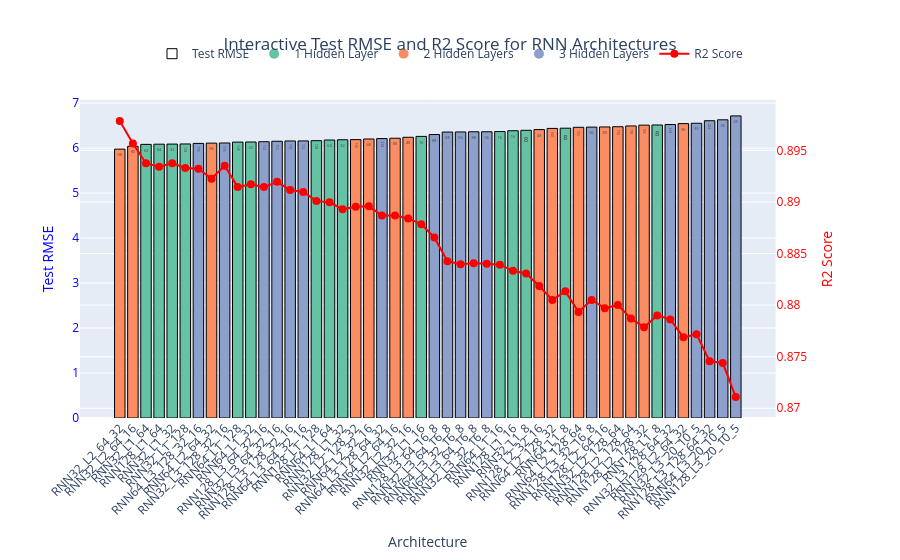

The notebook cell this image was saved under:
### Code cell
# Sort by Test RMSE
model_results_df_sorted = model_results_df.sort_values(by='Test RMSE', ascending=True)

# Prepare customdata
custom_cols = ['R2 Score', 'Number of Layers', 'Hidden Layers']
customdata = model_results_df_sorted[custom_cols].values

# Auto color mapping for any number of layers
layers = sorted(model_results_df_sorted['Number of Layers'].unique())
palette = qualitative.Set2
color_map = {n: palette[i % len(palette)] for i, n in enumerate(layers)}
colors = model_results_df_sorted['Number of Layers'].map(color_map)

# Figure with secondary y-axis
fig = make_subplots(specs=[[{"secondary_y": True}]])

# Test RMSE bars (colored by layer count) + black borders, no legend entry
fig.add_trace(
    go.Bar(
        x=model_results_df_sorted['Architecture'],
        y=model_results_df_sorted['Test RMSE'],
        name='Test RMSE',
        marker=dict(color=colors, line=dict(color='black', width=1)),
        text=model_results_df_sorted['Total Nodes'],
        hoverinfo='none',
        hovertemplate=(
            '<b>Architecture:</b> %{x}<br>'
            '<b>Test RMSE:</b> %{y:.2f}<br>'
            '<b>R2 Score:</b> %{customdata[0]:.4f}<br>'
            '<b>Total Nodes:</b> %{text}<br>'
            '<b>Number of Layers:</b> %{customdata[1]}<br>'
            '<b>Hidden Layers:</b> %{customdata[2]}<br>'
            '<extra></extra>'
        ),
        customdata=customdata,
        showlegend=False,
    ),
    secondary_y=False,
)

# Legend entry for Test RMSE (black box)
fig.add_trace(
    go.Scatter(
        x=[None],
        y=[None],
        mode='markers',
        marker=dict(size=10, color='black', symbol='square-open', line=dict(color='black', width=1)),
        name='Test RMSE',
        showlegend=True,
    )
)

# Auto legend entries for each layer count
for n in layers:
    fig.add_trace(
        go.Scatter(
            x=[None],
            y=[None],
            mode='markers',
            marker=dict(size=10, color=color_map[n]),
            name=f'{n} Hidden Layer{"s" if n != 1 else ""}',
            showlegend=True,
        )
    )

# R2 line on secondary axis (non-interactive)
fig.add_trace(
    go.Scatter(
        x=model_results_df_sorted['Architecture'],
        y=model_results_df_sorted['R2 Score'],
        name='R2 Score',
        mode='lines+markers',
        line=dict(color='red', width=2),
        marker=dict(size=8),
        hoverinfo='skip',
    ),
    secondary_y=True,
)

# Axes + layout
fig.update_xaxes(
    title_text='Architecture',
    tickmode='array',
    tickvals=model_results_df_sorted['Architecture'],
    ticktext=model_results_df_sorted['Architecture'],
    tickangle=-45,
)
fig.update_yaxes(title_text='Test RMSE', secondary_y=False, color='blue')
fig.update_yaxes(title_text='R2 Score', secondary_y=True, color='red')
fig.update_layout(
    title=dict(
        text='Interactive Test RMSE and R2 Score for RNN Architectures',
        x=0.5,
        xanchor='center',
    ),
    barmode='group',
    legend=dict(
        orientation='h',
        yanchor='bottom',
        y=1.1,
        xanchor='center',
        x=0.5,
        bgcolor='rgba(255,255,255,0.8)',
    ),
    hovermode='x unified',
)

fig.show()

### Figure 1 — Plotly figure (JSON) as saved in the notebook; plotly's stock layout.template omitted (floating-point values rounded to 4 significant figures; data arrays with more than 128 entries replaced by an {"elided": "..."} marker saying what was removed)
{"data": [{"customdata": {"elided": "48x3 mixed values"}, "hoverinfo": "none", "hovertemplate": "<b>Architecture:</b> %{x}<br><b>Test RMSE:</b> %{y:.2f}<br><b>R2 Score:</b> %{customdata[0]:.4f}<br><b>Total Nodes:</b> %{text}<br><b>Number of Layers:</b> %{customdata[1]}<br><b>Hidden Layers:</b> %{customdata[2]}<br><extra></extra>", "marker": {"color": ["rgb(252,141,98)", "rgb(252,141,98)", "rgb(102,194,165)", "rgb(102,194,165)", "rgb(102,194,165)", "rgb(102,194,165)", "rgb(141,160,203)", "rgb(252,141,98)", "rgb(141,160,203)", "rgb(102,194,165)", "rgb(102,194,165)", "rgb(141,160,203)", "rgb(141,160,203)", "rgb(141,160,203)", "rgb(141,160,203)", "rgb(102,194,165)", "rgb(102,194,165)", "rgb(102,194,165)", "rgb(252,141,98)", "rgb(252,141,98)", "rgb(141,160,203)", "rgb(252,141,98)", "rgb(252,141,98)", "rgb(102,194,165)", "rgb(141,160,203)", "rgb(141,160,203)", "rgb(141,160,203)", "rgb(141,160,203)", "rgb(141,160,203)", "rgb(102,194,165)", "rgb(102,194,165)", "rgb(102,194,165)", "rgb(252,141,98)", "rgb(252,141,98)", "rgb(102,194,165)", "rgb(252,141,98)", "rgb(141,160,203)", "rgb(252,141,98)", "rgb(252,141,98)", "rgb(252,141,98)", "rgb(252,141,98)", "rgb(102,194,165)", "rgb(141,160,203)", "rgb(252,141,98)", "rgb(141,160,203)", "rgb(141,160,203)", "rgb(141,160,203)", "rgb(141,160,203)"], "line": {"color": "black", "width": 1}}, "name": "Test RMSE", "showlegend": false, "text": [96, 80, 64, 64, 32, 128, 176, 96, 176, 128, 32, 112, 112, 176, 112, 128, 64, 32, 160, 48, 224, 80, 48, 16, 88, 88, 56, 88, 56, 16, 16, 8, 48, 160, 8, 192, 56, 80, 192, 192, 160, 8, 224, 96, 35, 224, 35, 35], "type": "bar", "x": ["RNN32_L2_64_32", "RNN32_L2_64_16", "RNN32_L1_64", "RNN128_L1_64", "RNN32_L1_32", "RNN32_L1_128", "RNN64_L3_128_32_16", "RNN64_L2_64_32", "RNN32_L3_128_32_16", "RNN64_L1_128", "RNN64_L1_32", "RNN128_L3_64_32_16", "RNN32_L3_64_32_16", "RNN128_L3_128_32_16", "RNN64_L3_64_32_16", "RNN128_L1_128", "RNN64_L1_64", "RNN128_L1_32", "RNN32_L2_128_32", "RNN64_L2_32_16", "RNN64_L3_128_64_32", "RNN64_L2_64_16", "RNN32_L2_32_16", "RNN32_L1_16", "RNN128_L3_64_16_8", "RNN32_L3_64_16_8", "RNN64_L3_32_16_8", "RNN64_L3_64_16_8", "RNN32_L3_32_16_8", "RNN64_L1_16", "RNN128_L1_16", "RNN32_L1_8", "RNN128_L2_32_16", "RNN64_L2_128_32", "RNN64_L1_8", "RNN64_L2_128_64", "RNN128_L3_32_16_8", "RNN128_L2_64_16", "RNN32_L2_128_64", "RNN128_L2_128_64", "RNN128_L2_128_32", "RNN128_L1_8", "RNN32_L3_128_64_32", "RNN128_L2_64_32", "RNN32_L3_20_10_5", "RNN128_L3_128_64_32", "RNN64_L3_20_10_5", "RNN128_L3_20_10_5"], "xaxis": "x", "y": [5.978, 6.041, 6.083, 6.087, 6.09, 6.092, 6.105, 6.111, 6.114, 6.134, 6.136, 6.142, 6.152, 6.159, 6.16, 6.166, 6.18, 6.186, 6.189, 6.202, 6.212, 6.22, 6.241, 6.26, 6.302, 6.357, 6.36, 6.363, 6.364, 6.368, 6.386, 6.396, 6.412, 6.438, 6.443, 6.463, 6.467, 6.471, 6.475, 6.493, 6.51, 6.514, 6.524, 6.545, 6.553, 6.609, 6.63, 6.716], "yaxis": "y"}, {"marker": {"color": "black", "line": {"color": "black", "width": 1}, "size": 10, "symbol": "square-open"}, "mode": "markers", "name": "Test RMSE", "showlegend": true, "type": "scatter", "x": [null], "y": [null]}, {"marker": {"color": "rgb(102,194,165)", "size": 10}, "mode": "markers", "name": "1 Hidden Layer", "showlegend": true, "type": "scatter", "x": [null], "y": [null]}, {"marker": {"color": "rgb(252,141,98)", "size": 10}, "mode": "markers", "name": "2 Hidden Layers", "showlegend": true, "type": "scatter", "x": [null], "y": [null]}, {"marker": {"color": "rgb(141,160,203)", "size": 10}, "mode": "markers", "name": "3 Hidden Layers", "showlegend": true, "type": "scatter", "x": [null], "y": [null]}, {"hoverinfo": "skip", "line": {"color": "red", "width": 2}, "marker": {"size": 8}, "mode": "lines+markers", "name": "R2 Score", "type": "scatter", "x": ["RNN32_L2_64_32", "RNN32_L2_64_16", "RNN32_L1_64", "RNN128_L1_64", "RNN32_L1_32", "RNN32_L1_128", "RNN64_L3_128_32_16", "RNN64_L2_64_32", "RNN32_L3_128_32_16", "RNN64_L1_128", "RNN64_L1_32", "RNN128_L3_64_32_16", "RNN32_L3_64_32_16", "RNN128_L3_128_32_16", "RNN64_L3_64_32_16", "RNN128_L1_128", "RNN64_L1_64", "RNN128_L1_32", "RNN32_L2_128_32", "RNN64_L2_32_16", "RNN64_L3_128_64_32", "RNN64_L2_64_16", "RNN32_L2_32_16", "RNN32_L1_16", "RNN128_L3_64_16_8", "RNN32_L3_64_16_8", "RNN64_L3_32_16_8", "RNN64_L3_64_16_8", "RNN32_L3_32_16_8", "RNN64_L1_16", "RNN128_L1_16", "RNN32_L1_8", "RNN128_L2_32_16", "RNN64_L2_128_32", "RNN64_L1_8", "RNN64_L2_128_64", "RNN128_L3_32_16_8", "RNN128_L2_64_16", "RNN32_L2_128_64", "RNN128_L2_128_64", "RNN128_L2_128_32", "RNN128_L1_8", "RNN32_L3_128_64_32", "RNN128_L2_64_32", "RNN32_L3_20_10_5", "RNN128_L3_128_64_32", "RNN64_L3_20_10_5", "RNN128_L3_20_10_5"], "xaxis": "x", "y": [0.8979, 0.8957, 0.8938, 0.8934, 0.8938, 0.8933, 0.8932, 0.8923, 0.8935, 0.8914, 0.8917, 0.8914, 0.892, 0.8912, 0.891, 0.8901, 0.89, 0.8893, 0.8895, 0.8896, 0.8887, 0.8887, 0.8884, 0.8878, 0.8866, 0.8843, 0.884, 0.8841, 0.884, 0.8839, 0.8833, 0.8831, 0.8819, 0.8805, 0.8813, 0.8793, 0.8805, 0.8797, 0.88, 0.8787, 0.8779, 0.879, 0.8786, 0.8769, 0.8772, 0.8746, 0.8744, 0.8711], "yaxis": "y2"}], "layout": {"barmode": "group", "hovermode": "x unified", "legend": {"bgcolor": "rgba(255,255,255,0.8)", "orientation": "h", "x": 0.5, "xanchor": "center", "y": 1.1, "yanchor": "bottom"}, "title": {"text": "Interactive Test RMSE and R2 Score for RNN Architectures", "x": 0.5, "xanchor": "center"}, "xaxis": {"anchor": "y", "domain": [0, 0.94], "tickangle": -45, "tickmode": "array", "ticktext": ["RNN32_L2_64_32", "RNN32_L2_64_16", "RNN32_L1_64", "RNN128_L1_64", "RNN32_L1_32", "RNN32_L1_128", "RNN64_L3_128_32_16", "RNN64_L2_64_32", "RNN32_L3_128_32_16", "RNN64_L1_128", "RNN64_L1_32", "RNN128_L3_64_32_16", "RNN32_L3_64_32_16", "RNN128_L3_128_32_16", "RNN64_L3_64_32_16", "RNN128_L1_128", "RNN64_L1_64", "RNN128_L1_32", "RNN32_L2_128_32", "RNN64_L2_32_16", "RNN64_L3_128_64_32", "RNN64_L2_64_16", "RNN32_L2_32_16", "RNN32_L1_16", "RNN128_L3_64_16_8", "RNN32_L3_64_16_8", "RNN64_L3_32_16_8", "RNN64_L3_64_16_8", "RNN32_L3_32_16_8", "RNN64_L1_16", "RNN128_L1_16", "RNN32_L1_8", "RNN128_L2_32_16", "RNN64_L2_128_32", "RNN64_L1_8", "RNN64_L2_128_64", "RNN128_L3_32_16_8", "RNN128_L2_64_16", "RNN32_L2_128_64", "RNN128_L2_128_64", "RNN128_L2_128_32", "RNN128_L1_8", "RNN32_L3_128_64_32", "RNN128_L2_64_32", "RNN32_L3_20_10_5", "RNN128_L3_128_64_32", "RNN64_L3_20_10_5", "RNN128_L3_20_10_5"], "tickvals": ["RNN32_L2_64_32", "RNN32_L2_64_16", "RNN32_L1_64", "RNN128_L1_64", "RNN32_L1_32", "RNN32_L1_128", "RNN64_L3_128_32_16", "RNN64_L2_64_32", "RNN32_L3_128_32_16", "RNN64_L1_128", "RNN64_L1_32", "RNN128_L3_64_32_16", "RNN32_L3_64_32_16", "RNN128_L3_128_32_16", "RNN64_L3_64_32_16", "RNN128_L1_128", "RNN64_L1_64", "RNN128_L1_32", "RNN32_L2_128_32", "RNN64_L2_32_16", "RNN64_L3_128_64_32", "RNN64_L2_64_16", "RNN32_L2_32_16", "RNN32_L1_16", "RNN128_L3_64_16_8", "RNN32_L3_64_16_8", "RNN64_L3_32_16_8", "RNN64_L3_64_16_8", "RNN32_L3_32_16_8", "RNN64_L1_16", "RNN128_L1_16", "RNN32_L1_8", "RNN128_L2_32_16", "RNN64_L2_128_32", "RNN64_L1_8", "RNN64_L2_128_64", "RNN128_L3_32_16_8", "RNN128_L2_64_16", "RNN32_L2_128_64", "RNN128_L2_128_64", "RNN128_L2_128_32", "RNN128_L1_8", "RNN32_L3_128_64_32", "RNN128_L2_64_32", "RNN32_L3_20_10_5", "RNN128_L3_128_64_32", "RNN64_L3_20_10_5", "RNN128_L3_20_10_5"], "title": {"text": "Architecture"}}, "yaxis": {"anchor": "x", "color": "blue", "domain": [0, 1], "title": {"text": "Test RMSE"}}, "yaxis2": {"anchor": "x", "color": "red", "overlaying": "y", "side": "right", "title": {"text": "R2 Score"}}}}
